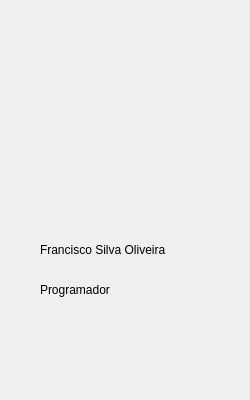
<?xml version="1.0" encoding="UTF-8"?>
<ui version="4.0">
 <class>Form</class>
 <widget class="QWidget" name="Form">
  <property name="geometry">
   <rect>
    <x>0</x>
    <y>0</y>
    <width>250</width>
    <height>400</height>
   </rect>
  </property>
  <property name="windowTitle">
   <string>Crachá</string>
  </property>
  <widget class="QLabel" name="label">
   <property name="geometry">
    <rect>
     <x>0</x>
     <y>0</y>
     <width>250</width>
     <height>400</height>
    </rect>
   </property>
   <property name="text">
    <string/>
   </property>
   <property name="pixmap">
    <pixmap>Imagens/modelo.png</pixmap>
   </property>
   <property name="scaledContents">
    <bool>true</bool>
   </property>
  </widget>
  <widget class="QLabel" name="label_2">
   <property name="geometry">
    <rect>
     <x>55</x>
     <y>57</y>
     <width>130</width>
     <height>130</height>
    </rect>
   </property>
   <property name="text">
    <string/>
   </property>
   <property name="pixmap">
    <pixmap>Imagens/pessoa.png</pixmap>
   </property>
   <property name="scaledContents">
    <bool>true</bool>
   </property>
  </widget>
  <widget class="QLabel" name="label_3">
   <property name="geometry">
    <rect>
     <x>40</x>
     <y>240</y>
     <width>171</width>
     <height>19</height>
    </rect>
   </property>
   <property name="text">
    <string>Francisco Silva Oliveira</string>
   </property>
   <property name="scaledContents">
    <bool>true</bool>
   </property>
  </widget>
  <widget class="QLabel" name="label_4">
   <property name="geometry">
    <rect>
     <x>40</x>
     <y>280</y>
     <width>181</width>
     <height>19</height>
    </rect>
   </property>
   <property name="text">
    <string>Programador</string>
   </property>
  </widget>
 </widget>
 <resources/>
 <connections/>
</ui>
